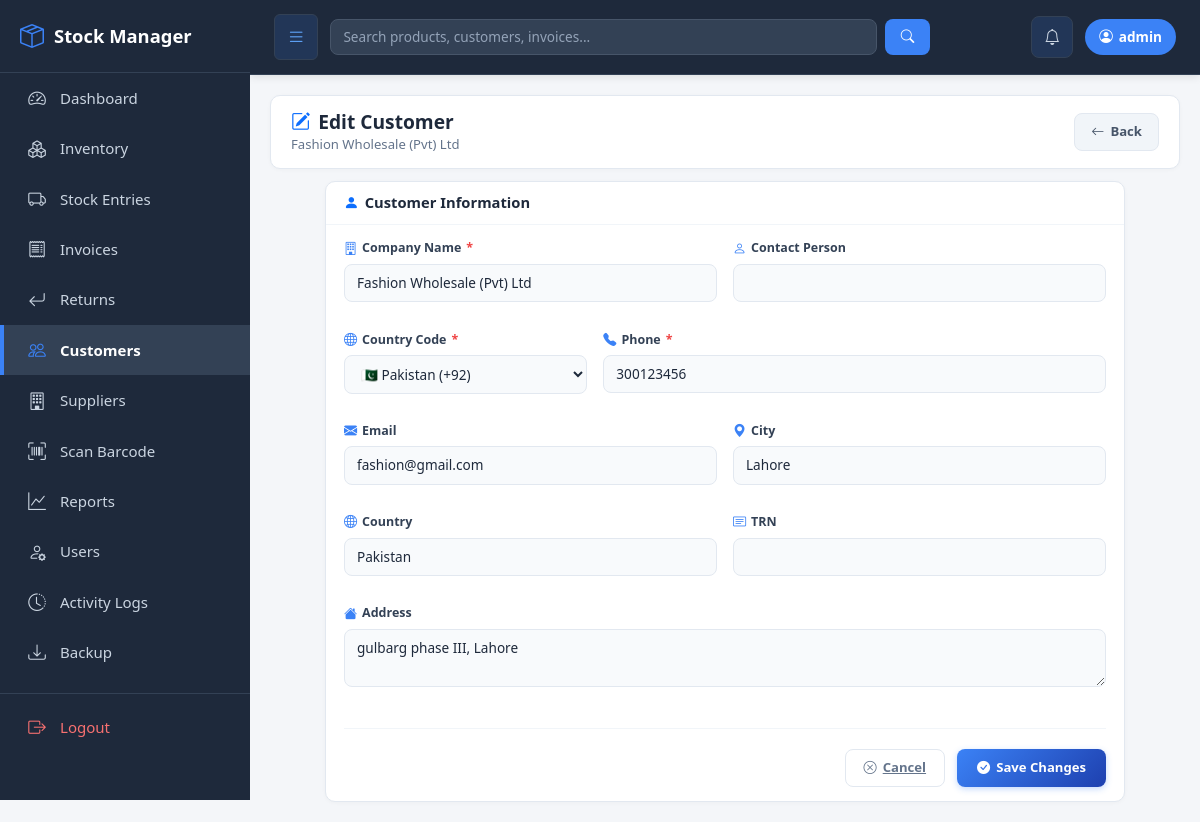
Page /customers/edit/1/ (signed in) on the committed database.
### inventory/models.py (models this page shows, shortened)
class Customer(models.Model):
    company_name = models.CharField(max_length=200, help_text="Primary - Company/LLC name")
    contact_person = models.CharField(max_length=200, blank=True, help_text="Optional - Person name")
    country_code = models.CharField(max_length=5, default='+971')
    phone = models.CharField(max_length=20)
    email = models.EmailField(blank=True, help_text="Email address")
    address = models.TextField(blank=True)
    city = models.CharField(max_length=100, blank=True)
    country = models.CharField(max_length=100, blank=True, default='UAE')
    trn = models.CharField(max_length=50, blank=True, help_text="Tax Registration Number")
    created_at = models.DateTimeField(auto_now_add=True)
    created_by = models.ForeignKey(User, on_delete=models.SET_NULL, null=True, blank=True)
    class Meta:
        ordering = ['company_name']

### inventory/views.py (the view, shortened to what this page needs)
# urls.py: path('customers/edit/<int:customer_id>/', views.edit_customer, name='edit_customer'),
@login_required
def edit_customer(request, customer_id):
    customer = get_object_or_404(Customer, id=customer_id)
    return render(request, 'edit_customer.html', {
        'customer': customer,
        'currency_symbol': Settings.get_currency_symbol(),
    })

### inventory/context_processors.py (called while the page is built)
def currency_context(request):
    try:
        settings_obj = Settings.get_settings()
        return {
            'currency_symbol': Settings.get_currency_symbol(),
            'settings': settings_obj,
        }
    except Exception:
        return {
            'currency_symbol': '₨',
            'settings': None,
        }

### inventory/models.py (called while the page is built)
    @classmethod
    def get_settings(cls):
        obj, _ = cls.objects.get_or_create(id=1)
        return obj

    @classmethod
    def get_currency_symbol(cls):
        symbols = {
            'PKR': '₨',
            'AED': 'د.إ',
            'SAR': '﷼',
            'USD': '$',
            'EUR': '€',
            'GBP': '£',
        }
        settings_obj = cls.get_settings()
        return symbols.get(settings_obj.currency, '$')

### inventory/templates/edit_customer.html (shortened to what this page needs)
{% extends 'base.html' %}
{% load static %}
{% block content %}
<div class="page-header">
    <div class="page-header-content">
        <div>
            <h2 class="page-title">
                <i class="bi bi-pencil-square text-primary"></i>
                Edit Customer
            </h2>
            <p class="page-subtitle">{{ customer.company_name }}</p>
        </div>
        <div class="page-header-actions">
            <a href="{% url 'customers' %}" class="btn-secondary-action">
                <i class="bi bi-arrow-left"></i> Back
            </a>
        </div>
    </div>
</div>
<div class="form-card" style="max-width: 800px; margin: 0 auto;">
    <div class="form-card-header">
        <h5 class="form-card-title"><i class="bi bi-person-fill text-primary"></i> Customer Information</h5>
    </div>
    <div class="form-card-body">
        <form method="post">
            <div class="row g-3">
                <div class="col-md-6">
                    <div class="form-group-custom">
                        <label class="form-label-custom"><i class="bi bi-building"></i> Company Name <span class="required">*</span></label>
                        <input type="text" name="company_name" class="form-input-custom" value="{{ customer.company_name }}" required>
                    </div>
                </div>
                <div class="col-md-6">
                    <div class="form-group-custom">
                        <label class="form-label-custom"><i class="bi bi-person"></i> Contact Person</label>
                        <input type="text" name="contact_person" class="form-input-custom" value="{{ customer.contact_person }}">
                    </div>
                </div>
                <div class="col-md-4">
                    <div class="form-group-custom">
                        <label class="form-label-custom"><i class="bi bi-globe"></i> Country Code <span class="required">*</span></label>
                        <select name="country_code" class="form-input-custom">
                            <option value="+92" {% if customer.country_code == '+92' %}selected{% endif %}>🇵🇰 Pakistan (+92)</option>
                        </select>
                    </div>
                </div>
                <div class="col-md-8">
                    <div class="form-group-custom">
                        <label class="form-label-custom"><i class="bi bi-telephone-fill"></i> Phone <span class="required">*</span></label>
                        <input type="text" name="phone" class="form-input-custom" value="{{ customer.phone }}" required>
                    </div>
                </div>
                <div class="col-md-6">
                    <div class="form-group-custom">
                        <label class="form-label-custom"><i class="bi bi-envelope-fill"></i> Email</label>
                        <input type="email" name="email" class="form-input-custom" value="{{ customer.email }}">
                    </div>
                </div>
                <div class="col-md-6">
                    <div class="form-group-custom">
                        <label class="form-label-custom"><i class="bi bi-geo-alt-fill"></i> City</label>
                        <input type="text" name="city" class="form-input-custom" value="{{ customer.city }}">
                    </div>
                </div>
                <div class="col-md-6">
                    <div class="form-group-custom">
                        <label class="form-label-custom"><i class="bi bi-globe2"></i> Country</label>
                        <input type="text" name="country" class="form-input-custom" value="{{ customer.country }}">
                    </div>
                </div>
                <div class="col-md-6">
                    <div class="form-group-custom">
                        <label class="form-label-custom"><i class="bi bi-card-text"></i> TRN</label>
                        <input type="text" name="trn" class="form-input-custom" value="{{ customer.trn }}">
                    </div>
                </div>
                <div class="col-12">
                    <div class="form-group-custom">
                        <label class="form-label-custom"><i class="bi bi-house-fill"></i> Address</label>
                        <textarea name="address" class="form-input-custom" rows="2">{{ customer.address }}</textarea>
                    </div>
                </div>
            </div>
            <div style="display: flex; justify-content: flex-end; gap: 12px; margin-top: 24px; padding-top: 20px; border-top: 1px solid #f1f5f9;">
                <a href="{% url 'customers' %}" class="btn-cancel"><i class="bi bi-x-circle"></i> Cancel</a>
                <button type="submit" class="btn-save"><i class="bi bi-check-circle-fill"></i> Save Changes</button>
            </div>
        </form>
    </div>
</div>
{% endblock %}

### inventory/templates/base.html (shortened to what this page needs)
<!DOCTYPE html>
<html lang="en">
<head>
    <link href="https://cdn.jsdelivr.net/npm/bootstrap@5.3.2/dist/css/bootstrap.min.css" rel="stylesheet">
    {% load static %}
    <link href="https://cdn.jsdelivr.net/npm/bootstrap-icons@1.11.1/font/bootstrap-icons.css" rel="stylesheet">
    <link rel="stylesheet" href="{% static 'css/style.css' %}">
</head>
<body>
{% if user.is_authenticated %}
{% with current=request.resolver_match.url_name %}
<aside class="sidebar" id="sidebar">
    <div class="brand">
        <div class="brand-left">
            <i class="bi bi-box-seam"></i>
            <span>Stock Manager</span>
        </div>
    </div>
    <a href="{% url 'dashboard' %}" class="{% if current == 'dashboard' %}active{% endif %}">
        <i class="bi bi-speedometer2"></i> Dashboard
    </a>
    <a href="{% url 'inventory_list' %}" class="">
        <i class="bi bi-boxes"></i> Inventory
    </a>
    <a href="{% url 'stock_entries' %}" class="{% if current == 'stock_entries' or current == 'create_stock_entry' %}active{% endif %}">
        <i class="bi bi-truck"></i> Stock Entries
    </a>
    <a href="{% url 'invoice_list' %}" class="{% if current == 'invoice_list' or current == 'create_invoice' or current == 'invoice_detail' %}active{% endif %}">
        <i class="bi bi-receipt"></i> Invoices
    </a>
    <a href="{% url 'returns' %}" class="{% if current == 'returns' %}active{% endif %}">
        <i class="bi bi-arrow-return-left"></i> Returns
    </a>
    <a href="{% url 'customers' %}" class="{% if current == 'customers' or current == 'customer_detail' or current == 'edit_customer' %}active{% endif %}">
        <i class="bi bi-people"></i> Customers
    </a>
    <a href="{% url 'suppliers' %}" class="{% if current == 'suppliers' or current == 'supplier_detail' or current == 'edit_supplier' %}active{% endif %}">
        <i class="bi bi-building"></i> Suppliers
    </a>
    <a href="{% url 'scan_barcode' %}" class="{% if current == 'scan_barcode' %}active{% endif %}">
        <i class="bi bi-upc-scan"></i> Scan Barcode
    </a>
    <a href="{% url 'reports' %}" class="{% if current == 'reports' %}active{% endif %}">
        <i class="bi bi-graph-up"></i> Reports
    </a>
    {% if user.is_superuser %}
    <a href="{% url 'user_list' %}" class="{% if current == 'user_list' or current == 'create_staff' %}active{% endif %}">
        <i class="bi bi-person-gear"></i> Users
    </a>
    <a href="{% url 'activity_logs' %}" class="{% if current == 'activity_logs' %}active{% endif %}">
        <i class="bi bi-clock-history"></i> Activity Logs
    </a>
    <a href="{% url 'backup_data' %}" class="{% if current == 'backup_data' %}active{% endif %}">
        <i class="bi bi-download"></i> Backup
    </a>
    {% endif %}
    <div class="logout-section">
        <a href="{% url 'logout' %}" class="logout-link">
            <i class="bi bi-box-arrow-right"></i> Logout
        </a>
    </div>
</aside>
{% endwith %}
{% endif %}
<div class="{% if user.is_authenticated %}main-content{% else %}container mt-4{% endif %}" id="mainContent">
    {% if user.is_authenticated %}
    <div class="topbar">
        <div class="d-flex align-items-center flex-grow-1" style="gap: 12px;">
            <button class="menu-toggle" onclick="toggleSidebar()" title="Toggle Sidebar (Ctrl+B)">
                <i class="bi bi-list"></i>
            </button>
            <form method="get" action="{% url 'global_search' %}" class="d-flex flex-grow-1" style="max-width: 600px;">
                <input type="text" name="q" class="form-control search-input me-2"
                       placeholder="Search products, customers, invoices...">
                <button class="search-btn" type="submit">
                    <i class="bi bi-search"></i>
                </button>
            </form>
        </div>
        <div class="d-flex align-items-center" style="gap: 12px;">
            <a href="{% url 'notifications' %}" class="notif-btn" title="Notifications">
                <i class="bi bi-bell"></i>
            </a>
            <span class="user-badge">
                <i class="bi bi-person-circle"></i>
                {{ user.username }}
            </span>
        </div>
    </div>
    {% endif %}
    <div class="content-area">
        {% block content %}{% endblock %}
    </div>
</div>
</body>
</html>

### inventory/templates/base.html (style rules this page uses)
* { box-sizing: border-box; }
body { background: #f4f6f9; font-family: 'Segoe UI', sans-serif; margin: 0; }
.sidebar { height: 100vh; max-height: 100vh; background: #1e293b; color: #fff; position: fixed; top: 0; left: 0; width: 250px; padding-top: 0; overflow-y: auto; overflow-x: hidden; z-index: 1000; transition: transform 0.3s ease; scrollbar-width: thin; scrollbar-color: #475569 #1e293b; }
.sidebar .brand { font-size: 1.15rem; font-weight: 700; padding: 18px 20px; border-bottom: 1px solid #334155; color: #fff; display: flex; align-items: center; justify-content: space-between; }
.sidebar .brand-left { display: flex; align-items: center; gap: 10px; }
.sidebar .brand-left i { color: #3b82f6; font-size: 1.5rem; }
.sidebar a { color: #cbd5e1; padding: 12px 22px; display: flex; align-items: center; gap: 12px; text-decoration: none; transition: all 0.2s; border-left: 4px solid transparent; font-size: 0.94rem; }
.sidebar a i { font-size: 1.1rem; width: 22px; text-align: center; }
.sidebar a.active { background: #334155; color: #ffffff; border-left-color: #3b82f6; font-weight: 600; }
.sidebar a.active i { color: #3b82f6; }
.sidebar .logout-section { margin-top: 15px; border-top: 1px solid #334155; padding: 8px 0; }
.sidebar .logout-link { color: #f87171 !important; }
.main-content { margin-left: 250px; padding: 0; min-height: 100vh; transition: margin-left 0.3s ease; }
.topbar { background: #1e293b; color: #fff; padding: 14px 24px; display: flex; justify-content: space-between; align-items: center; gap: 12px; box-shadow: 0 2px 8px rgba(0,0,0,0.1); border-bottom: 1px solid #334155; }
.menu-toggle { background: rgba(59, 130, 246, 0.15); color: #60a5fa; border: 1px solid #334155; padding: 8px 12px; border-radius: 6px; cursor: pointer; font-size: 1.15rem; transition: all 0.2s; flex-shrink: 0; }
.topbar .search-input { background: #334155; border: 1px solid #475569; color: #fff; border-radius: 8px; }
.topbar .search-input::placeholder { color: #94a3b8; }
.topbar .search-btn { background: #3b82f6; border: none; color: #fff; border-radius: 8px; padding: 8px 16px; }
.topbar .notif-btn { background: rgba(59, 130, 246, 0.15); border: 1px solid #334155; color: #cbd5e1; border-radius: 8px; padding: 8px 12px; position: relative; transition: all 0.2s; }
.topbar .user-badge { background: #3b82f6; color: #fff; padding: 8px 14px; border-radius: 20px; font-size: 0.85rem; font-weight: 600; text-transform: lowercase; display: flex; align-items: center; gap: 6px; }
.content-area { padding: 20px; }

### rows in the picture
Customer: company_name "Fashion Wholesale (Pvt) Ltd", country_code "🇵🇰 Pakistan (+92)", phone "300123456", email "fashion@gmail.com", city "Lahore", country "Pakistan", address "gulbarg phase III, Lahore"

### other values in the picture
{{ user.username }} "admin"
